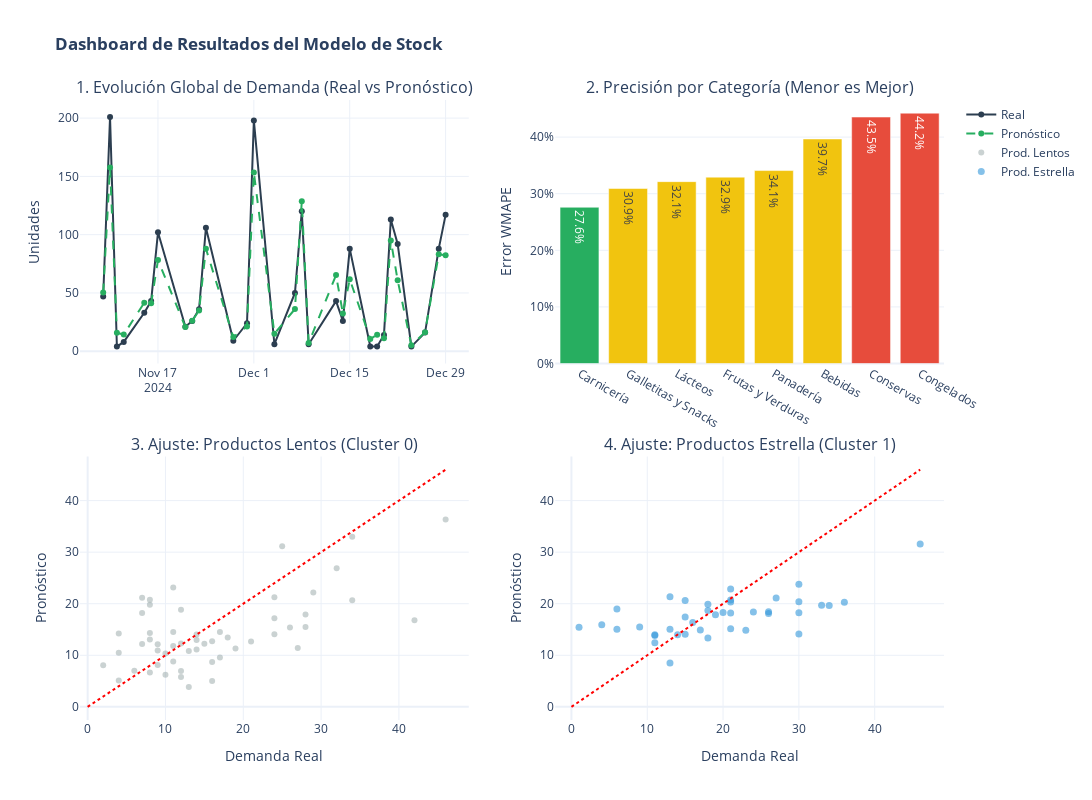

Notebook source saved alongside this figure:
### Code cell
import plotly.graph_objects as go
from plotly.subplots import make_subplots
import numpy as np

# 1. Preparar Datos (Igual que antes)
# Agrupación temporal
weekly_agg = results.groupby('Fecha')[['Cantidad', 'prediccion_stock']].sum().reset_index()

# Métricas por Categoría
cat_performance = results.groupby('Categoría').apply(
    lambda x: np.sum(np.abs(x['Cantidad'] - x['prediccion_stock'])) / np.sum(x['Cantidad'])
).reset_index(name='WMAPE').sort_values('WMAPE')

# Datos por Cluster
vip_data = results[results['Cluster_Producto'] == 1]
slow_data = results[results['Cluster_Producto'] == 0]

# 2. Configurar Dashboard 2x2
fig = make_subplots(
    rows=2, cols=2,
    subplot_titles=(
        "1. Evolución Global de Demanda (Real vs Pronóstico)", 
        "2. Precisión por Categoría (Menor es Mejor)", 
        "3. Ajuste: Productos Lentos (Cluster 0)",
        "4. Ajuste: Productos Estrella (Cluster 1)"
    ),
    vertical_spacing=0.15,
    horizontal_spacing=0.1
)

# --- Fila 1, Col 1: LÍNEA DE TIEMPO ---
fig.add_trace(
    go.Scatter(x=weekly_agg['Fecha'], y=weekly_agg['Cantidad'], 
               name="Real", mode='lines+markers', line=dict(color='#2c3e50', width=2)),
    row=1, col=1
)
fig.add_trace(
    go.Scatter(x=weekly_agg['Fecha'], y=weekly_agg['prediccion_stock'], 
               name="Pronóstico", mode='lines+markers', line=dict(color='#27ae60', width=2, dash='dash')),
    row=1, col=1
)

# --- Fila 1, Col 2: BARRAS WMAPE ---
colors = ['#27ae60' if x < 0.3 else '#f1c40f' if x < 0.4 else '#e74c3c' for x in cat_performance['WMAPE']]
fig.add_trace(
    go.Bar(
        x=cat_performance['Categoría'], y=cat_performance['WMAPE'],
        text=cat_performance['WMAPE'].apply(lambda x: f'{x:.1%}'),
        textposition='auto', marker_color=colors, showlegend=False
    ),
    row=1, col=2
)

# --- Fila 2, Col 1: SCATTER CLUSTER 0 (Lentos) ---
max_val_0 = max(slow_data['Cantidad'].max(), slow_data['prediccion_stock'].max())
fig.add_trace(
    go.Scatter(x=slow_data['Cantidad'], y=slow_data['prediccion_stock'], mode='markers',
               marker=dict(color='#95a5a6', opacity=0.5, size=6), name="Prod. Lentos"),
    row=2, col=1
)
fig.add_trace(
    go.Scatter(x=[0, max_val_0], y=[0, max_val_0], mode='lines', 
               line=dict(color='red', dash='dot'), showlegend=False),
    row=2, col=1
)

# --- Fila 2, Col 2: SCATTER CLUSTER 1 (Estrella) ---
max_val_1 = max(vip_data['Cantidad'].max(), vip_data['prediccion_stock'].max())
fig.add_trace(
    go.Scatter(x=vip_data['Cantidad'], y=vip_data['prediccion_stock'], mode='markers',
               marker=dict(color='#3498db', opacity=0.6, size=7), name="Prod. Estrella"),
    row=2, col=2
)
fig.add_trace(
    go.Scatter(x=[0, max_val_1], y=[0, max_val_1], mode='lines', 
               line=dict(color='red', dash='dot'), showlegend=False),
    row=2, col=2
)

# Layout Final
fig.update_layout(height=800, width=1200, title_text="<b>Dashboard de Resultados del Modelo de Stock</b>", template="plotly_white")
fig.update_yaxes(title_text="Unidades", row=1, col=1)
fig.update_yaxes(title_text="Error WMAPE", tickformat=".0%", row=1, col=2)
fig.update_xaxes(title_text="Demanda Real", row=2, col=1)
fig.update_yaxes(title_text="Pronóstico", row=2, col=1)
fig.update_xaxes(title_text="Demanda Real", row=2, col=2)
fig.update_yaxes(title_text="Pronóstico", row=2, col=2)

fig.show()

### Figure 1 — Plotly figure (JSON) as saved in the notebook; plotly's stock layout.template omitted (floating-point values rounded to 4 significant figures)
{"data": [{"line": {"color": "#2c3e50", "width": 2}, "mode": "lines+markers", "name": "Real", "type": "scatter", "x": ["2024-11-09T00:00:00.000000000", "2024-11-10T00:00:00.000000000", "2024-11-11T00:00:00.000000000", "2024-11-12T00:00:00.000000000", "2024-11-15T00:00:00.000000000", "2024-11-16T00:00:00.000000000", "2024-11-17T00:00:00.000000000", "2024-11-21T00:00:00.000000000", "2024-11-22T00:00:00.000000000", "2024-11-23T00:00:00.000000000", "2024-11-24T00:00:00.000000000", "2024-11-28T00:00:00.000000000", "2024-11-30T00:00:00.000000000", "2024-12-01T00:00:00.000000000", "2024-12-04T00:00:00.000000000", "2024-12-07T00:00:00.000000000", "2024-12-08T00:00:00.000000000", "2024-12-09T00:00:00.000000000", "2024-12-13T00:00:00.000000000", "2024-12-14T00:00:00.000000000", "2024-12-15T00:00:00.000000000", "2024-12-18T00:00:00.000000000", "2024-12-19T00:00:00.000000000", "2024-12-20T00:00:00.000000000", "2024-12-21T00:00:00.000000000", "2024-12-22T00:00:00.000000000", "2024-12-24T00:00:00.000000000", "2024-12-26T00:00:00.000000000", "2024-12-28T00:00:00.000000000", "2024-12-29T00:00:00.000000000"], "xaxis": "x", "y": [47, 201, 4, 8, 33, 43, 102, 21, 26, 36, 106, 9, 24, 198, 6, 50, 120, 6, 43, 26, 88, 4, 4, 14, 113, 92, 4, 16, 88, 117], "yaxis": "y"}, {"line": {"color": "#27ae60", "dash": "dash", "width": 2}, "mode": "lines+markers", "name": "Pronóstico", "type": "scatter", "x": ["2024-11-09T00:00:00.000000000", "2024-11-10T00:00:00.000000000", "2024-11-11T00:00:00.000000000", "2024-11-12T00:00:00.000000000", "2024-11-15T00:00:00.000000000", "2024-11-16T00:00:00.000000000", "2024-11-17T00:00:00.000000000", "2024-11-21T00:00:00.000000000", "2024-11-22T00:00:00.000000000", "2024-11-23T00:00:00.000000000", "2024-11-24T00:00:00.000000000", "2024-11-28T00:00:00.000000000", "2024-11-30T00:00:00.000000000", "2024-12-01T00:00:00.000000000", "2024-12-04T00:00:00.000000000", "2024-12-07T00:00:00.000000000", "2024-12-08T00:00:00.000000000", "2024-12-09T00:00:00.000000000", "2024-12-13T00:00:00.000000000", "2024-12-14T00:00:00.000000000", "2024-12-15T00:00:00.000000000", "2024-12-18T00:00:00.000000000", "2024-12-19T00:00:00.000000000", "2024-12-20T00:00:00.000000000", "2024-12-21T00:00:00.000000000", "2024-12-22T00:00:00.000000000", "2024-12-24T00:00:00.000000000", "2024-12-26T00:00:00.000000000", "2024-12-28T00:00:00.000000000", "2024-12-29T00:00:00.000000000"], "xaxis": "x", "y": [50.45, 157.6, 15.91, 14.31, 41.68, 41.11, 78.16, 20.74, 26.07, 34.89, 87.98, 12.15, 21.25, 153.3, 15.03, 36.19, 128.7, 6.984, 65.36, 32.41, 61.84, 10.47, 14.21, 11.1, 95.04, 60.83, 5.09, 16.35, 83.24, 82.42], "yaxis": "y"}, {"marker": {"color": ["#27ae60", "#f1c40f", "#f1c40f", "#f1c40f", "#f1c40f", "#f1c40f", "#e74c3c", "#e74c3c"]}, "showlegend": false, "text": ["27.6%", "30.9%", "32.1%", "32.9%", "34.1%", "39.7%", "43.5%", "44.2%"], "textposition": "auto", "type": "bar", "x": ["Carnicería", "Galletitas y Snacks", "Lácteos", "Frutas y Verduras", "Panadería", "Bebidas", "Conservas", "Congelados"], "xaxis": "x2", "y": [0.276, 0.3092, 0.3213, 0.3293, 0.3409, 0.3967, 0.4354, 0.4423], "yaxis": "y2"}, {"marker": {"color": "#95a5a6", "opacity": 0.5, "size": 6}, "mode": "markers", "name": "Prod. Lentos", "type": "scatter", "x": [16, 12, 42, 46, 28, 7, 7, 9, 16, 34, 28, 12, 8, 8, 13, 21, 8, 14, 13, 15, 18, 24, 25, 29, 9, 10, 11, 12, 7, 8, 12, 9, 19, 24, 2, 26, 14, 11, 6, 10, 14, 4, 24, 32, 4, 27, 11, 17, 4, 34, 11, 17, 8, 16], "xaxis": "x3", "y": [8.712, 6.961, 16.77, 36.35, 17.92, 12.21, 18.2, 8.093, 12.73, 33.01, 15.48, 18.81, 14.31, 6.661, 3.863, 12.67, 19.78, 12.98, 10.83, 12.25, 13.46, 21.25, 31.13, 22.19, 12.15, 6.22, 8.785, 5.781, 21.14, 20.76, 12.29, 10.91, 11.32, 14.08, 8.068, 15.38, 14.01, 11.81, 6.984, 10.34, 11.1, 10.47, 17.18, 26.86, 14.21, 11.43, 14.51, 9.563, 5.09, 20.69, 23.16, 14.51, 13.04, 4.997], "yaxis": "y3"}, {"line": {"color": "red", "dash": "dot"}, "mode": "lines", "showlegend": false, "type": "scatter", "x": [0, 46], "xaxis": "x3", "y": [0, 46], "yaxis": "y3"}, {"marker": {"color": "#3498db", "opacity": 0.6, "size": 7}, "mode": "markers", "name": "Prod. Estrella", "type": "scatter", "x": [15, 18, 27, 9, 21, 4, 21, 34, 23, 1, 11, 30, 21, 15, 20, 30, 26, 36, 13, 11, 6, 30, 26, 18, 18, 11, 15, 6, 24, 14, 21, 33, 21, 17, 19, 13, 46, 13, 16, 30], "xaxis": "x4", "y": [14.07, 19.92, 21.12, 15.46, 20.34, 15.91, 22.88, 19.68, 14.84, 15.43, 13.82, 20.4, 20.74, 17.4, 18.28, 14.11, 18.46, 20.3, 15.03, 12.45, 15.03, 23.76, 18.13, 13.34, 18.69, 13.97, 20.61, 18.97, 18.39, 13.99, 15.16, 19.73, 18.22, 14.91, 17.87, 8.481, 31.61, 21.34, 16.35, 18.26], "yaxis": "y4"}, {"line": {"color": "red", "dash": "dot"}, "mode": "lines", "showlegend": false, "type": "scatter", "x": [0, 46], "xaxis": "x4", "y": [0, 46], "yaxis": "y4"}], "layout": {"annotations": [{"font": {"size": 16}, "showarrow": false, "text": "1. Evolución Global de Demanda (Real vs Pronóstico)", "x": 0.225, "xanchor": "center", "xref": "paper", "y": 1, "yanchor": "bottom", "yref": "paper"}, {"font": {"size": 16}, "showarrow": false, "text": "2. Precisión por Categoría (Menor es Mejor)", "x": 0.775, "xanchor": "center", "xref": "paper", "y": 1, "yanchor": "bottom", "yref": "paper"}, {"font": {"size": 16}, "showarrow": false, "text": "3. Ajuste: Productos Lentos (Cluster 0)", "x": 0.225, "xanchor": "center", "xref": "paper", "y": 0.425, "yanchor": "bottom", "yref": "paper"}, {"font": {"size": 16}, "showarrow": false, "text": "4. Ajuste: Productos Estrella (Cluster 1)", "x": 0.775, "xanchor": "center", "xref": "paper", "y": 0.425, "yanchor": "bottom", "yref": "paper"}], "height": 800, "title": {"text": "<b>Dashboard de Resultados del Modelo de Stock</b>"}, "width": 1200, "xaxis": {"anchor": "y", "domain": [0, 0.45]}, "xaxis2": {"anchor": "y2", "domain": [0.55, 1]}, "xaxis3": {"anchor": "y3", "domain": [0, 0.45], "title": {"text": "Demanda Real"}}, "xaxis4": {"anchor": "y4", "domain": [0.55, 1], "title": {"text": "Demanda Real"}}, "yaxis": {"anchor": "x", "domain": [0.575, 1], "title": {"text": "Unidades"}}, "yaxis2": {"anchor": "x2", "domain": [0.575, 1], "tickformat": ".0%", "title": {"text": "Error WMAPE"}}, "yaxis3": {"anchor": "x3", "domain": [0, 0.425], "title": {"text": "Pronóstico"}}, "yaxis4": {"anchor": "x4", "domain": [0, 0.425], "title": {"text": "Pronóstico"}}}}
